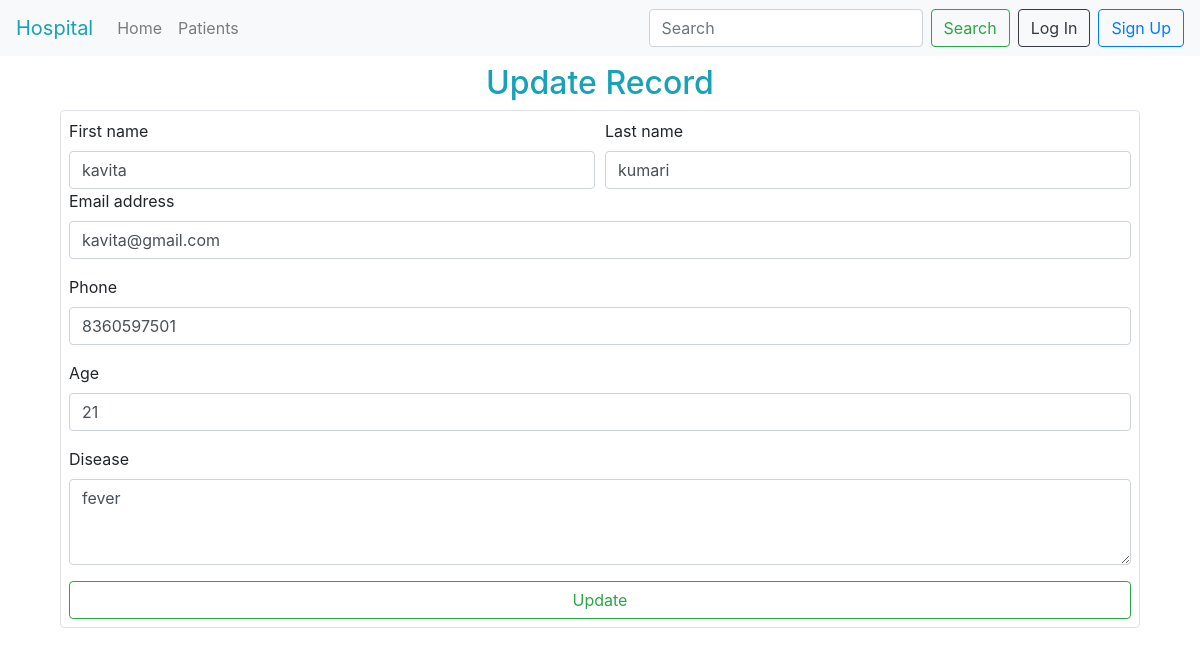
The page /update_patient.php?id=6 on the database its author committed.
### tables this page shows
CREATE TABLE `patients` (
  `Patient_id` int(255) NOT NULL,
  `First_name` varchar(255) NOT NULL,
  `Last_name` varchar(255) NOT NULL,
  `Age` int(255) NOT NULL,
  `Phone` varchar(12) NOT NULL,
  `Email` varchar(255) NOT NULL,
  `Disease` varchar(255) NOT NULL
);

### update_patient.php (the view, shortened to what this page needs)
<!DOCTYPE html>
<html lang="en">
<head>
    <link rel="stylesheet" href="https://cdn.jsdelivr.net/npm/bootstrap@4.6.2/dist/css/bootstrap.min.css">
</head>
<body>
<?php include('navbar.php'); ?>
<div  class="container">
    <div class="container ">
        <h2 class="text-center text-info mt-2">Update Record</h2>
        <?php
            if (isset($_GET['id'])){
                $patient_id = $_GET['id'];
                $select_patient = "select * from patients where Patient_id='$patient_id';";
                $patient_raw = mysqli_query($response,$select_patient);
                $patient = mysqli_fetch_assoc($patient_raw);
            }
        ?>
        <form class="border rounded  p-2" action="action.php" method="POST">
            <div class="form-row">
                <div class="col">
                    <label for="exampleInputEmail1">First name</label>
                    <input type="text" name="first_name" class="form-control" placeholder="First name" value="<?php echo $patient['First_name']; ?>">
                </div>
                <div class="col">
                    <label for="exampleInputEmail1">Last name</label>
                    <input type="text" name="last_name" class="form-control" placeholder="Last name" value="<?php echo $patient['Last_name']; ?>">
                </div>
            </div>
            <div class="form-group">
                <label for="exampleInputEmail1">Email address</label>
                <input type="email" name="email" class="form-control" id="exampleInputEmail1" value="<?php echo $patient['Email']; ?>" aria-describedby="emailHelp" placeholder="Enter email">
            </div>
            <div class="form-group">
                <label for="exampleInputPassword1">Phone</label>
                <input type="number" name="phone" class="form-control" id="exampleInputPassword1" placeholder="Phone" value="<?php echo $patient['Phone']; ?>">
            </div>
            <div class="form-group">
                <label for="exampleInputPassword1">Age</label>
                <input type="number" name="age" class="form-control" id="exampleInputPassword1" placeholder="Age" value="<?php echo $patient['Age']; ?>">
            </div>
            <div class="form-group">
                <label for="exampleFormControlTextarea1">Disease</label>
                <textarea name="disease" class="form-control" id="exampleFormControlTextarea1" rows="3"><?php echo $patient['Disease']; ?></textarea>
            </div>
            <button name="update" type="submit" class="btn btn-outline-success btn-block">Update</button>
        </form>
    </div>
</div>
</body>
</html>

### rows shown on the page
patients: first_name "kavita", last_name "kumari", email "kavita@gmail.com", phone "8360597501", age "21", disease "fever"
